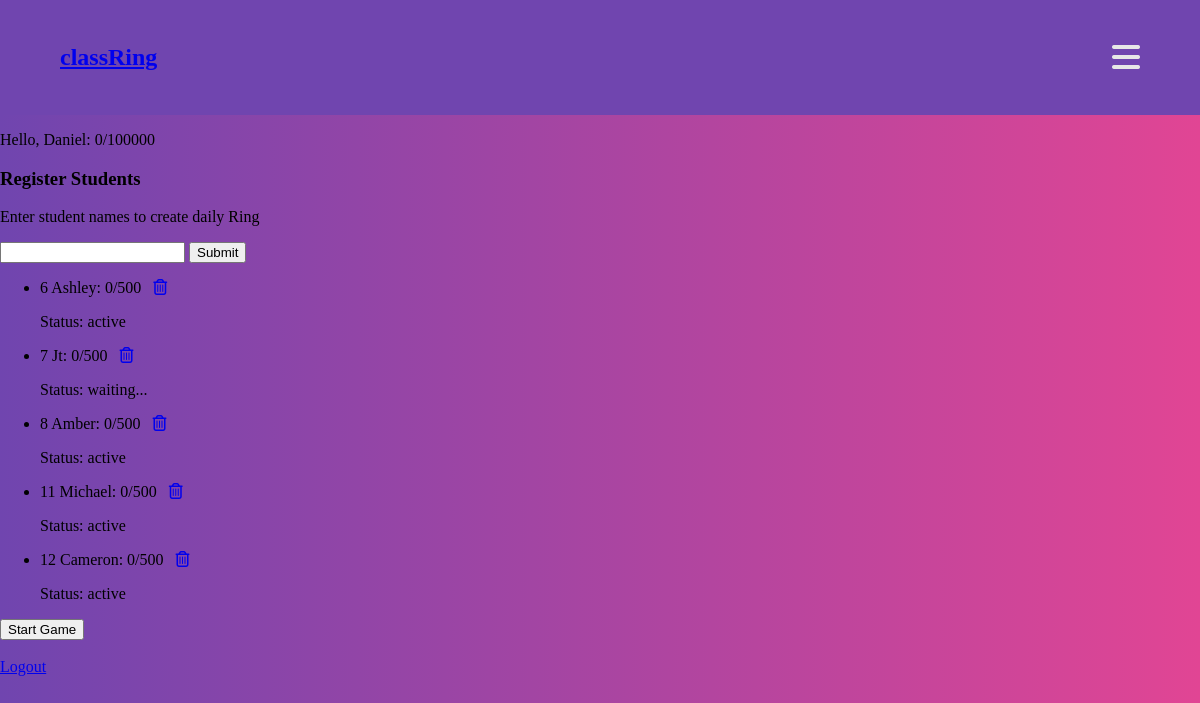
Screenshot of /dash (signed in) with the database file from the repository.
### classRing/models.py (models this page shows, shortened)
class Admin(db.Model, UserMixin):
    id = db.Column(db.Integer, primary_key=True, autoincrement=True)
    name = db.Column(db.String(50), nullable=False)
    password = db.Column(db.String(50), nullable=False)
    current_value = db.Column(db.Integer, default=0)
    target_value = db.Column(db.Integer, default=int(100000))
    students = db.relationship('Student', backref='admin', lazy=True)

class Student(db.Model):
    id = db.Column(db.Integer, primary_key=True, autoincrement=True)
    name = db.Column(db.String(50), nullable=False)
    is_active = db.Column(db.Boolean, default=False)
    admin_id = db.Column(db.Integer, db.ForeignKey('admin.id'), nullable=False)
    ring = db.relationship('Ring', backref='student', uselist=False, lazy=True)

class Ring(db.Model):
    id = db.Column(db.Integer, primary_key=True, autoincrement=True)
    student_id = db.Column(db.Integer, db.ForeignKey('student.id'), nullable=False)
    current_value = db.Column(db.Integer, nullable=False)
    target_value = db.Column(db.Integer, nullable=False)

### classRing/main.py (the view, shortened to what this page needs)
@mainBP.route('/dash', methods=('GET', 'POST'))
@login_required
def dash():
    form = StudentForm()
    students = Student.query.filter_by(admin_id=current_user.id).all()
    return render_template('dash.html', form=form, students=students)

### classRing/forms.py
class StudentForm(FlaskForm):
    name = StringField('Name', validators=[DataRequired()])
    submit = SubmitField('Submit')

### classRing/main.py (called while the page is built)
@login_manager.user_loader
def load_user(user_id):
    return Admin.query.get(user_id)

### classRing/templates/dash.html (shortened to what this page needs)
{% extends "base.html" %}  {% block content %}
<p>
  Hello, {{ current_user.name }}: {{ current_user.current_value }}/{{
  current_user.target_value }}
</p>
<h3>Register Students</h3>
<p>Enter student names to create daily Ring</p>
<form method="post">
  {{ form.csrf_token }} {{ form.name }} {{ form.submit }}
</form>
<ul>
  {% for student in students %}
  <li>
    {{ student.id }} {{ student.name }}: {{ student.ring.current_value }}/{{
    student.ring.target_value }} &nbsp;&nbsp;<a
      href="{{ url_for('main.delete', sid=student.id) }}"
      ><i class="fa-regular fa-trash-can"></i>
    </a>
    {% if student.is_active is sameas true %}
    <p>Status: active</p>
    {% else %}
    <p>Status: waiting...</p>
    {% endif %}
  </li>
  {% endfor %}
</ul>
<a href="{{ url_for('main.platform') }}"><button>Start Game</button></a>
<br /><br />
<a href="{{ url_for('main.login') }}">Logout</a>
{% endblock %}

### classRing/templates/base.html (shortened to what this page needs)
<!DOCTYPE html>
<html lang="en">
  <head>
    <link
      rel="stylesheet"
      href="{{ url_for('static', filename='style.css') }}"
    />
  </head>
  <body>
      <nav>
        <a href="{{ url_for('main.dash') }}">
          <h1>classRing</h1>
        </a>
        <i class="fa-solid fa-bars"></i>
      </nav>
     {% block content %}{% endblock %}
  </body>
</html>

### classRing/static/style.css (style rules this page uses)
:root, :root.light { --bgDark: #7045af; --bgLight: #e14594; --textDark: #e14594; --textLight: #e7e7e7; --pure: #fefefe; --font: "Audiowide", sans-serif; }
* { box-sizing: border-box; }
body { margin: 0; padding: 0; background-image: linear-gradient(90deg, var(--bgDark), var(--bgLight)); }
nav { background-color: var(--bgDark); color: var(--textLight); display: flex; align-items: center; justify-content: space-between; padding: 2% 5%; }
nav i { font-size: 2rem; }

### rows the page displays
Admin: name "Daniel", current_value "0", target_value "100000"
Student: id "6", name "Ashley", ring.current_value "0", ring.target_value "500", is_active "Status: active"
Student: id "7", name "Jt", ring.current_value "0", ring.target_value "500", shows "Status: waiting..."
Student: id "8", name "Amber", ring.current_value "0", ring.target_value "500", is_active "Status: active"
Student: id "11", name "Michael", ring.current_value "0", ring.target_value "500", is_active "Status: active"
Student: id "12", name "Cameron", ring.current_value "0", ring.target_value "500", is_active "Status: active"
